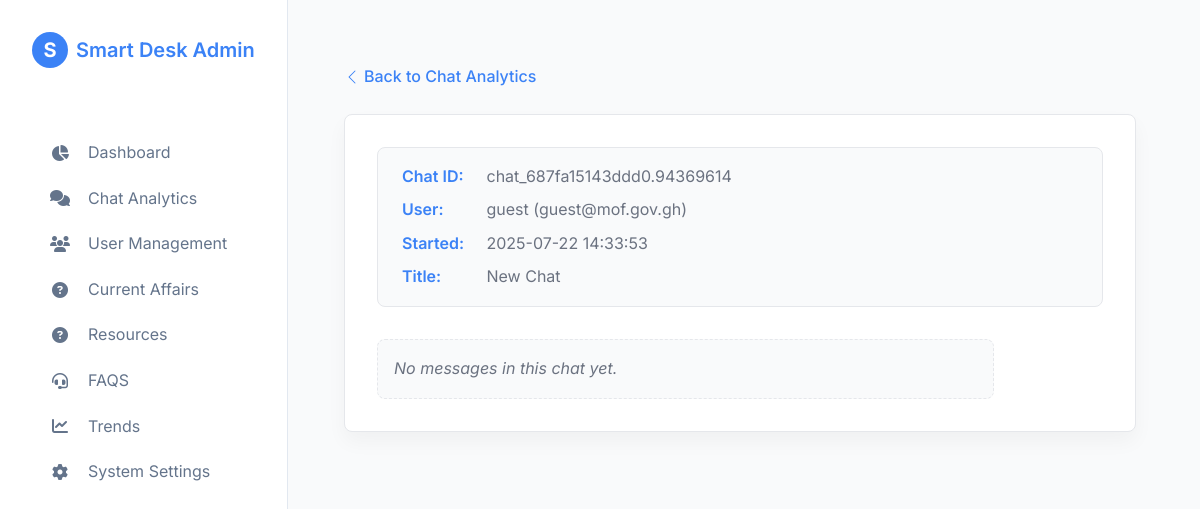
The app's page /admin/chat_analytics/chat-details.php?chatId=chat_687fa15143ddd0.94369614 with its own data.
### tables this page shows
CREATE TABLE `chat_history` (
  `id` int(11) NOT NULL,
  `user_id` int(11) NOT NULL,
  `chat_identifier` varchar(255) NOT NULL,
  `title` varchar(255) NOT NULL,
  `created_at` timestamp NOT NULL DEFAULT current_timestamp(),
  `updated_at` timestamp NOT NULL DEFAULT current_timestamp() ON UPDATE current_timestamp(),
  `status` enum('reviewed','not reviewed') NOT NULL DEFAULT 'not reviewed'
);

CREATE TABLE `users` (
  `id` int(11) NOT NULL,
  `fullname` varchar(255) DEFAULT NULL,
  `email` varchar(255) NOT NULL,
  `password_hash` varchar(255) NOT NULL,
  `mof_staff_id` varchar(50) DEFAULT NULL,
  `role` varchar(50) DEFAULT 'staff',
  `last_login` timestamp NULL DEFAULT NULL,
  `created_at` timestamp NOT NULL DEFAULT current_timestamp(),
  `updated_at` timestamp NOT NULL DEFAULT current_timestamp() ON UPDATE current_timestamp()
);

### admin/chat_analytics/chat-details.php (the view, shortened to what this page needs)
<?php
$chatId = isset($_GET['chatId']) ? $_GET['chatId'] : '';
$mysqli = new mysqli('localhost', 'root', '', 'mof_smartdesk');
$stmt = $mysqli->prepare('SELECT ch.id as chat_db_id, ch.chat_identifier, ch.title, ch.created_at, u.email, u.mof_staff_id, u.id as user_id FROM chat_history ch JOIN users u ON ch.user_id = u.id WHERE ch.chat_identifier = ? LIMIT 1');
$stmt->bind_param('s', $chatId);
$stmt->execute();
$chatInfo = $stmt->get_result()->fetch_assoc();
$stmt = $mysqli->prepare('SELECT role, content, created_at FROM chat_messages WHERE chat_id = ? ORDER BY created_at ASC');
$stmt->bind_param('i', $chatInfo['chat_db_id']);
$stmt->execute();
$messages = $stmt->get_result()->fetch_all(MYSQLI_ASSOC);
?>
<!DOCTYPE html>
<html lang="en">
<head>
    <link rel="stylesheet" href="https://cdnjs.cloudflare.com/ajax/libs/font-awesome/6.4.0/css/all.min.css">
    <link rel="stylesheet" href="../style/main.css">
    <link rel="stylesheet" href="../style/nav.css">
</head>
<body>
<?php require_once "../nav/index.php"; ?>
<main class="main-content">
    <a href="./" class="back-link">
        <svg xmlns="http://www.w3.org/2000/svg" width="16" height="16" fill="currentColor" viewBox="0 0 16 16">
            <path fill-rule="evenodd" d="M11.354 1.646a.5.5 0 0 1 0 .708L5.707 8l5.647 5.646a.5.5 0 0 1-.708.708l-6-6a.5.5 0 0 1 0-.708l6-6a.5.5 0 0 1 .708 0z"/>
        </svg>
        Back to Chat Analytics
    </a>
    <div class="chat-details-container">
        <div class="chat-meta">
            <div><strong>Chat ID:</strong> <span><?php echo htmlspecialchars($chatInfo['chat_identifier']); ?></span></div>
            <div><strong>User:</strong> <span><?php echo $chatInfo['mof_staff_id'] ? htmlspecialchars($chatInfo['mof_staff_id']) : 'User-' . $chatInfo['user_id']; ?> (<?php echo htmlspecialchars($chatInfo['email']); ?>)</span></div>
            <div><strong>Started:</strong> <span><?php echo htmlspecialchars($chatInfo['created_at']); ?></span></div>
            <div><strong>Title:</strong> <span><?php echo htmlspecialchars($chatInfo['title']); ?></span></div>
        </div>
        <div class="chat-thread">
            <?php if (!empty($messages)): ?>
                <?php foreach ($messages as $msg): ?>
                    <div class="chat-message <?php echo $msg['role']; ?>">
                        <div>
                            <div class="meta"><?php echo ucfirst($msg['role']); ?> &middot; <?php echo htmlspecialchars($msg['created_at']); ?></div>
                            <div class="content"><?php echo nl2br(htmlspecialchars($msg['content'])); ?></div>
                        </div>
                    </div>
                <?php endforeach; ?>
            <?php else: ?>
                <div class="chat-message empty-chat">
                    No messages in this chat yet.
                </div>
            <?php endif; ?>
        </div>
    </div>
</main>
</body>
</html>

### admin/style/main.css (style rules this page uses)
:root { --white: #FFFFFF; --light-gray: #F8FAFC; --medium-gray: #E2E8F0; --dark-gray: #64748B; --text-dark: #1E293B; --text-light: #94A3B8; --accent-blue: #3B82F6; --accent-green: #10B981; --accent-red: #EF4444; --accent-purple: #8B5CF6; --accent-orange: #F97316; --space-xs: 0.5rem; --space-sm: 1rem; --space-md: 1.5rem; --space-lg: 2rem; --space-xl: 3rem; --space-xxl: 4rem; --sidebar-width: 280px; --card-radius: 12px; }
* { margin: 0; padding: 0; box-sizing: border-box; font-family: 'Inter', sans-serif; }
body { background-color: var(--light-gray); color: var(--text-dark); display: grid; grid-template-columns: var(--sidebar-width) 1fr; min-height: 100vh; }

### admin/style/nav.css (style rules this page uses)
.main-content { padding: var(--space-xxl); grid-column: 2; }

### admin/chat_analytics/chat-details.php (style rules this page uses)
:root { --primary-blue: #3B82F6; --secondary-green: #10B981; --light-gray-bg: #F9FAFB; --border-color: #E5E7EB; --text-color-dark: #1F2937; --text-color-light: #6B7280; --white: #FFFFFF; --card-radius: 8px; --space-xs: 4px; --space-sm: 8px; --space-md: 16px; --space-lg: 24px; --space-xl: 32px; }
body { font-family: 'Inter', sans-serif; background-color: var(--light-gray-bg); color: var(--text-color-dark); line-height: 1.6; }
.back-link { display: inline-flex; align-items: center; gap: var(--space-xs); margin-bottom: var(--space-lg); color: var(--primary-blue); text-decoration: none; font-weight: 500; transition: color 0.2s ease; }
.chat-details-container { background: var(--white); border-radius: var(--card-radius); box-shadow: 0 10px 20px rgba(0,0,0,0.04); padding: var(--space-xl); border: 1px solid var(--border-color); }
.chat-meta { background-color: var(--light-gray-bg); border-radius: var(--card-radius); padding: var(--space-md) var(--space-lg); margin-bottom: var(--space-xl); border: 1px solid var(--border-color); color: var(--text-color-dark); }
.chat-meta div { margin-bottom: var(--space-sm); }
.chat-meta div:last-child { margin-bottom: 0; }
.chat-meta strong { color: var(--primary-blue); font-weight: 600; min-width: 80px; display: inline-block; }
.chat-meta span { color: var(--text-color-light); }
.chat-thread { display: flex; flex-direction: column; gap: var(--space-lg); }
.chat-message { display: flex; align-items: flex-start; padding: var(--space-md); border-radius: 12px; max-width: 85%; word-break: break-word; box-shadow: 0 2px 5px rgba(0,0,0,0.02); transition: transform 0.2s ease, box-shadow 0.2s ease; }
.chat-message.empty-chat { text-align: center; width: 100%; background: var(--light-gray-bg); color: var(--text-color-light); font-style: italic; border: 1px dashed var(--border-color); padding: var(--space-md); border-radius: var(--card-radius); box-shadow: none; }

### records on screen
chat_history: chat_identifier "chat_687fa15143ddd0.94369614", user.mof_staff_id "guest", user.email "guest@mof.gov.gh", created_at "2025-07-22 14:33:53", title "New Chat"
